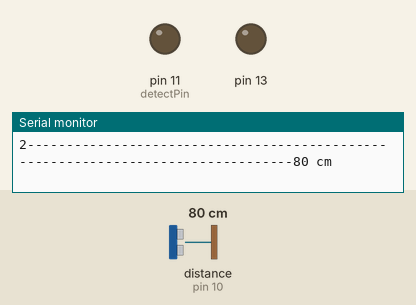
A sketch run on a simulated Arduino Uno, built with avr-gcc and run on an emulated ATmega328P. Shown: output pins drawn as LEDs (lit = HIGH), the last lines printed to the serial monitor. Wiring (inferred from the names in the program): ultrasonic range finder: trigger pin 3; echo pin 10. Inputs (shaded band) come from the test bench; at power-on: distance to the obstacle (sensor on pin 10) 80 cm. The echo pulse lasts 58.3 µs per cm; pins used as bus, display or sensor lines are not drawn.

Above: at 1.2 s.
1.3 s: distance to the obstacle (sensor on pin 10) set to 13 cm
4.3 s: distance to the obstacle (sensor on pin 10) set to 10 cm
At 4.6 s:
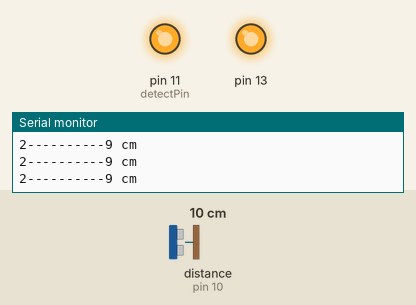
5.8 s: distance to the obstacle (sensor on pin 10) set to 18 cm
At 6.2 s:
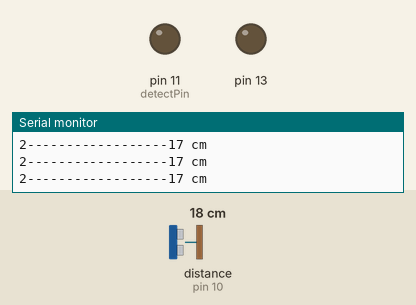
7.3 s: distance to the obstacle (sensor on pin 10) set to 4 cm
At 8.4 s:
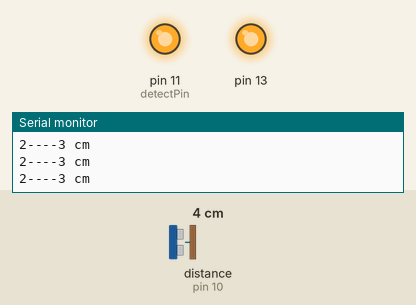
Timing chart, 0 to 9.8 s (numbered marks = the images above; inputs shaded):
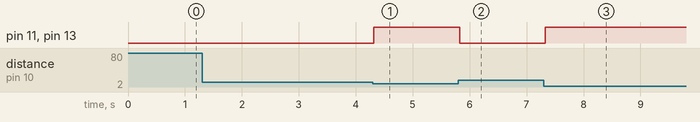

Measured:
- the behaviour switches between 12 and 11 cm on distance to the obstacle (sensor on pin 10) (found by bisection; images 0 and 1)
- after the input at 4.3 s, pin 11 (detectPin), pin 13: LOW → HIGH at once
- after the input at 5.8 s, pin 11 (detectPin), pin 13: HIGH → LOW at once
- after the input at 7.3 s, pin 11 (detectPin), pin 13: LOW → HIGH at once

The sketch:

ultrasound.ino
```cpp
int echoPin2 =10;
int initPin2 =3;
int distance2 =0;
int detectPin = 11;

void setup() {

  pinMode(detectPin, OUTPUT);
  pinMode(initPin2, OUTPUT);
  pinMode(echoPin2, INPUT);
  pinMode(13, OUTPUT);

  Serial.begin(9600);

}

void loop() {

  distance2 = getDistance(initPin2, echoPin2);
  printDistance(2, distance2);

  if(distance2 > 10) {
    digitalWrite(detectPin, LOW);
    digitalWrite(13, LOW);
    }
  else {
    digitalWrite(detectPin, HIGH);
    digitalWrite(13, HIGH);
    }
  delay(10);

}

int getDistance (int initPin, int echoPin){

 digitalWrite(initPin, HIGH);
 delayMicroseconds(10);
 digitalWrite(initPin, LOW);
 unsigned long pulseTime = pulseIn(echoPin, HIGH);
 int distance = pulseTime/58;
 return distance;

}

 void printDistance(int id, int dist){

     Serial.print(id);
    if (dist >= 120 || dist <= 0 ){
      Serial.println(" Out of range");
    }else
    for (int i = 0; i <= dist; i++) {
         Serial.print("-");
    }
    Serial.print(dist, DEC);
    Serial.println(" cm");}
```
